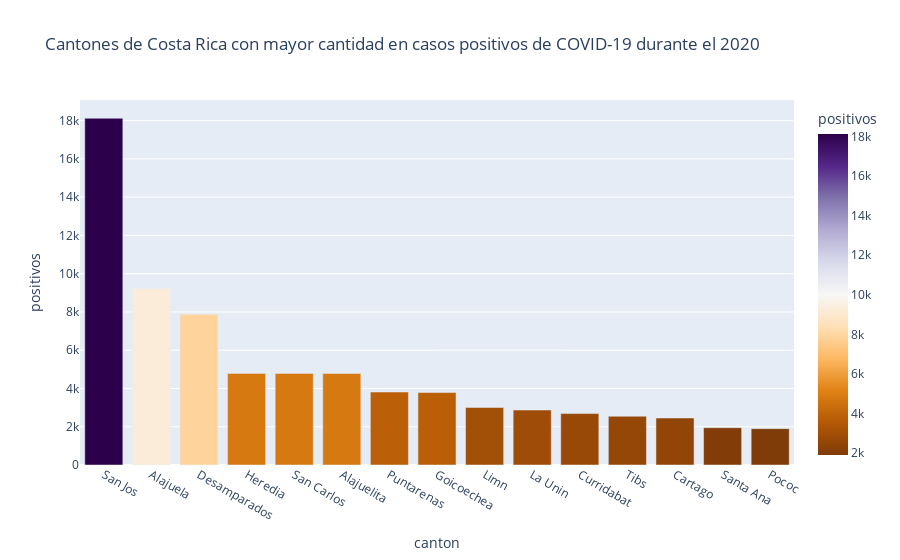

Notebook source saved alongside this figure:
### Markdown cell above
**Ejercicio 03 (25%)**: Mediante la función bar() de plotly.express (https://plotly.com/python-api-reference/generated/plotly.express.bar.html), genere un gráfico de barras que, de manera similar al gráfico de dispersión anterior, muestre las cantidades de casos positivos en los cantones de Costa Rica con mayor cantidad de casos.

El gráfico debe mostrar claramente:

* Un título.
* Las etiquetas en los ejes x e y.
* Los nombres de los cantones.
* La cantidad de casos para cada cantón.

### Code cell
ultima_fecha_ordenado_df = ultima_fecha_df.sort_values("positivos", ascending=False)

fig = px.bar (ultima_fecha_ordenado_df.head(15),
                 x="canton", y="positivos",
                 color="positivos",
                 hover_name="canton",
                 orientation= "v",
                 barmode= 'relative',
                 color_continuous_scale= 'puor',  
                 title= "Cantones de Costa Rica con mayor cantidad en casos positivos de COVID-19 durante el 2020")


fig.show()

### Figure 1 — Plotly figure (JSON) as saved in the notebook; plotly's stock layout.template omitted (floating-point values rounded to 4 significant figures)
{"data": [{"alignmentgroup": "True", "hovertemplate": "<b>%{hovertext}</b><br><br>canton=%{x}<br>positivos=%{marker.color}<extra></extra>", "hovertext": ["San Jos", "Alajuela", "Desamparados", "Heredia", "San Carlos", "Alajuelita", "Puntarenas", "Goicoechea", "Limn", "La Unin", "Curridabat", "Tibs", "Cartago", "Santa Ana", "Pococ"], "legendgroup": "", "marker": {"color": [18125, 9231, 7878, 4789, 4789, 4781, 3816, 3787, 3005, 2875, 2689, 2548, 2457, 1949, 1901], "coloraxis": "coloraxis"}, "name": "", "offsetgroup": "", "orientation": "v", "showlegend": false, "textposition": "auto", "type": "bar", "x": ["San Jos", "Alajuela", "Desamparados", "Heredia", "San Carlos", "Alajuelita", "Puntarenas", "Goicoechea", "Limn", "La Unin", "Curridabat", "Tibs", "Cartago", "Santa Ana", "Pococ"], "xaxis": "x", "y": [18125, 9231, 7878, 4789, 4789, 4781, 3816, 3787, 3005, 2875, 2689, 2548, 2457, 1949, 1901], "yaxis": "y"}], "layout": {"barmode": "relative", "coloraxis": {"colorbar": {"title": {"text": "positivos"}}, "colorscale": [[0, "rgb(127,59,8)"], [0.1, "rgb(179,88,6)"], [0.2, "rgb(224,130,20)"], [0.3, "rgb(253,184,99)"], [0.4, "rgb(254,224,182)"], [0.5, "rgb(247,247,247)"], [0.6, "rgb(216,218,235)"], [0.7, "rgb(178,171,210)"], [0.8, "rgb(128,115,172)"], [0.9, "rgb(84,39,136)"], [1, "rgb(45,0,75)"]]}, "legend": {"tracegroupgap": 0}, "title": {"text": "Cantones de Costa Rica con mayor cantidad en casos positivos de COVID-19 durante el 2020"}, "xaxis": {"anchor": "y", "domain": [0, 1], "title": {"text": "canton"}}, "yaxis": {"anchor": "x", "domain": [0, 1], "title": {"text": "positivos"}}}}
